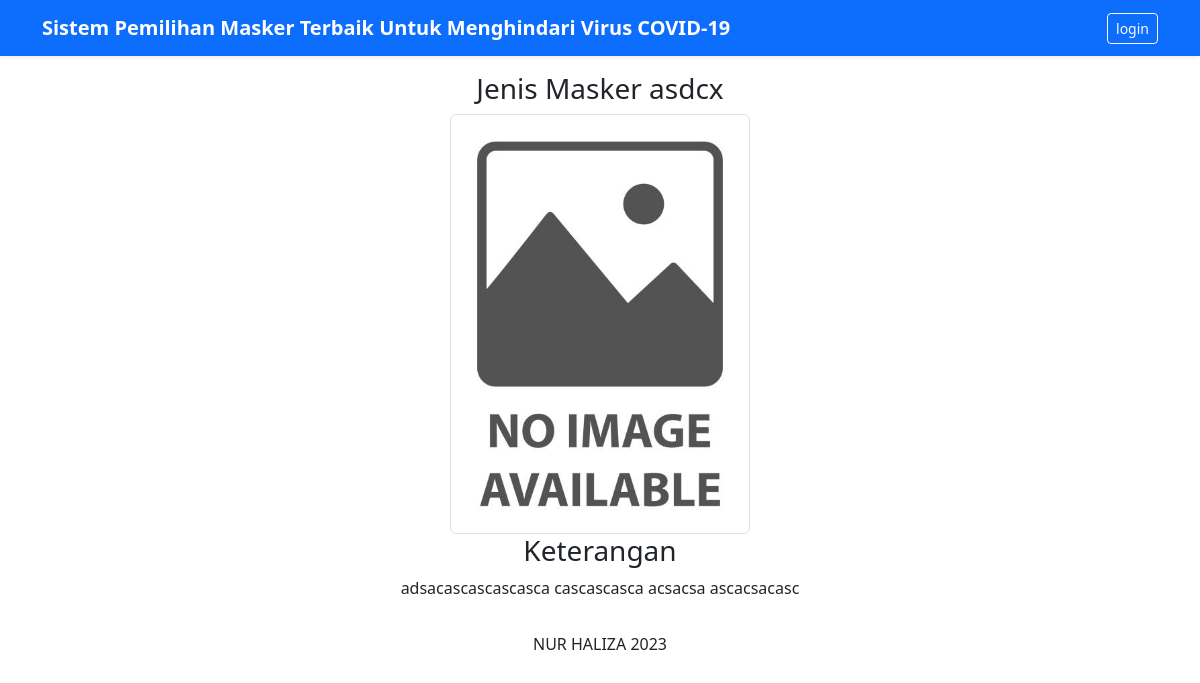
/detail_masker.php?masker=2, run on the app's committed database.
### tables this page shows
CREATE TABLE `masker` (
  `id_masker` int(11) NOT NULL,
  `nama_masker` varchar(255) NOT NULL,
  `lapisan_masker` int(11) NOT NULL,
  `kualitas_masker` int(11) NOT NULL,
  `efektifitas_masker` int(11) NOT NULL,
  `kenyamanan_masker` int(11) NOT NULL,
  `reuse` int(11) NOT NULL,
  `nilai` double NOT NULL,
  `gambar` varchar(255) NOT NULL,
  `keterangan` text NOT NULL
);

### detail_masker.php (the view, shortened to what this page needs)
<?php
include "koneksi.php";
$id = $_GET['masker'];
$query=mysqli_query($dbh,"select * from masker where id_masker='$id'");
$data=mysqli_fetch_array($query);
 ?>
<!DOCTYPE html>
<html>
<head>
    <link type="text/css" rel="stylesheet" href="assets/bootstrap/css/bootstrap.css">
</head>
<body>
	<header>
		<div class="navbar navbar-dark bg-primary shadow-sm">
		    <div class="container">
		      <a href="index.php" class="navbar-brand d-flex align-items-center">
		        <strong>Sistem Pemilihan Masker Terbaik Untuk Menghindari Virus COVID-19</strong>
		      </a>
		      <div class="col-4 d-flex justify-content-end align-items-center">
        		<a class="btn btn-sm btn-outline-light" href="login.php">login</a>
      		</div>
		</div>
		</div>
	</header>
	<div class="cover-container d-flex w-100 h-100 p-3 mx-auto flex-column">
	 <center>
	 	<div class="panel">
	 		<div class="panel-heading">
	 			<h3>Jenis Masker <?php echo $data['nama_masker']?></h3>
	 		</div>
	 	</div>
	 	<img src="assets/gambar/<?php
                        if(empty($data['gambar']) or $data['gambar'] == 'kosong'){
                            echo 'nopic.jpg';
                        }else{
                            echo $data['gambar'];
                        }?>"
                        class="img-thumbnail" width="300" heigth="300" ></center>
                        <center>
                        	<h3>Keterangan</h3>
                        	<div class="container">
                        		<p><?php echo $data['keterangan']?></p>
                        	</div>
                        </center>
  </div>
  <footer>
  	<center> NUR HALIZA <?php echo date('Y') ?></center>
  </footer>
</body>
</html>

### data on the page
masker: nama_masker "asdcx", keterangan "adsacascascascasca cascascasca acsacsa ascacsacasc"
